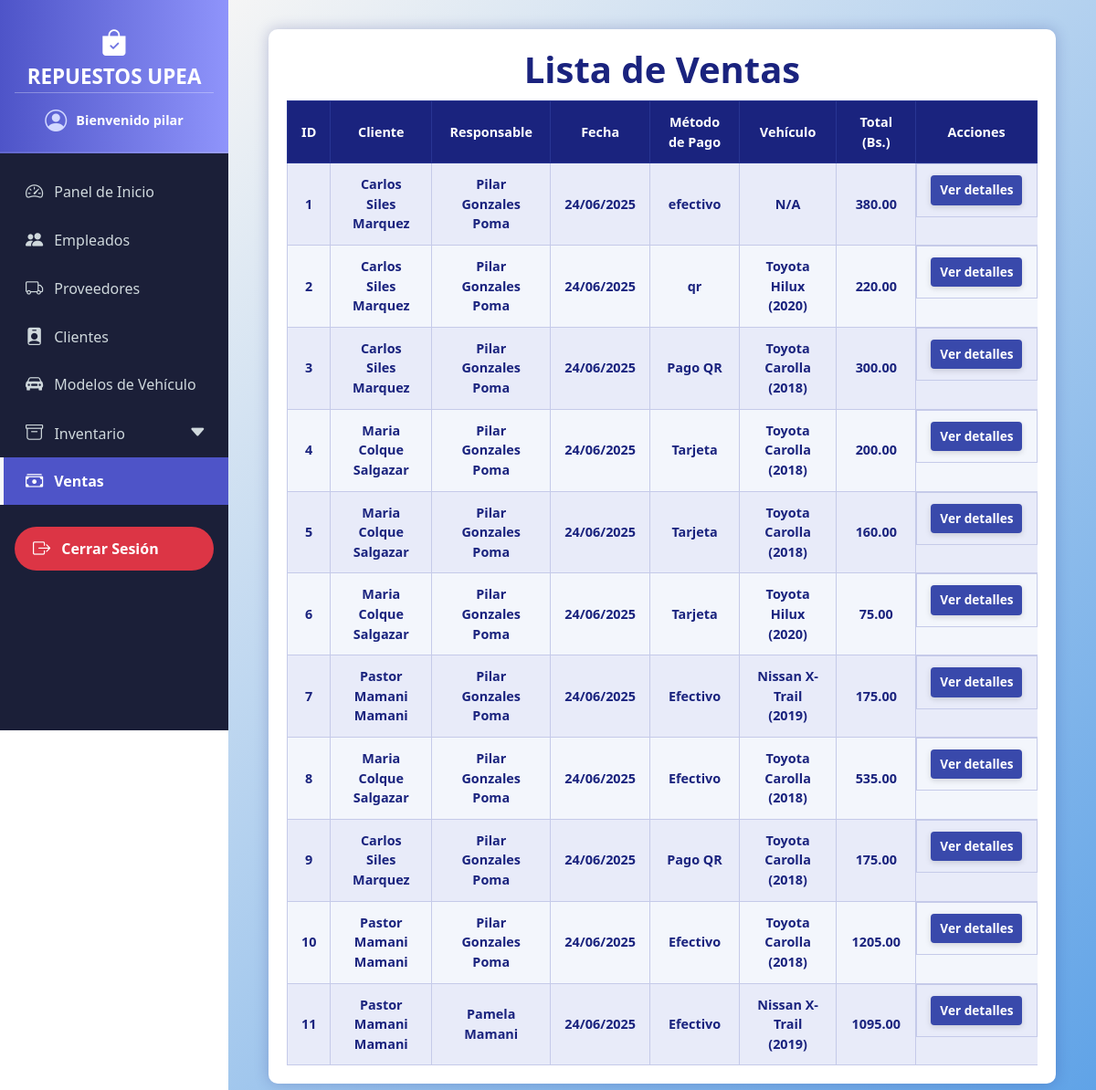
Before: /ventas/ (signed in) with the older database file.
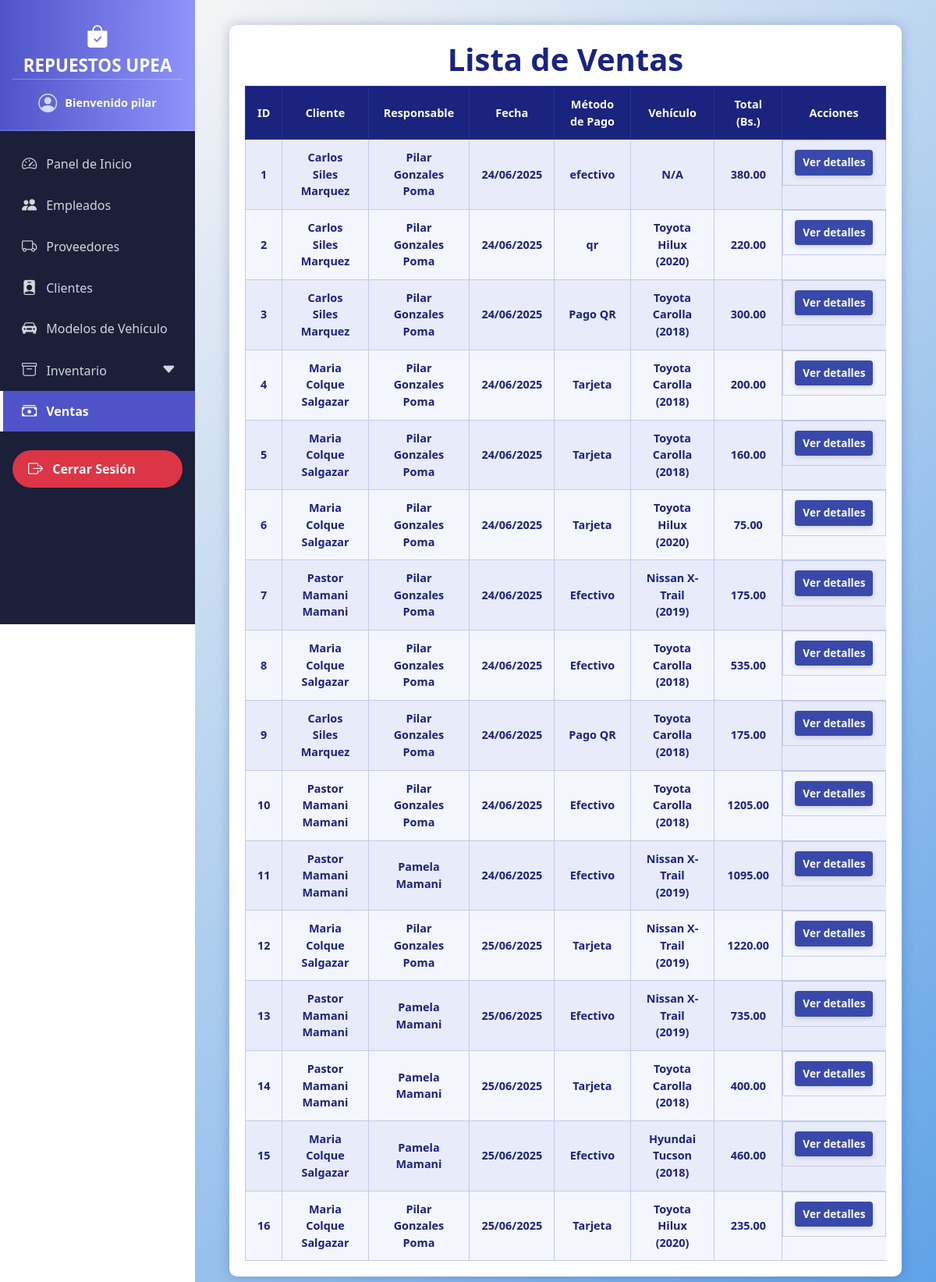
After: the same page with the newer database file.
### models/venta_model.py (models this page shows, shortened)
class Venta(db.Model):
    __tablename__ = "ventas"
    id = db.Column(db.Integer, primary_key=True)
    fecha = db.Column(db.DateTime, default=datetime.utcnow, nullable=False)
    cliente_id = db.Column(db.Integer, db.ForeignKey("clientes.id"))
    empleado_id = db.Column(db.Integer, db.ForeignKey("empleados.id"))
    metodo_pago = db.Column(db.String(50), nullable=False)
    modelo_vehiculo_id = db.Column(db.Integer, db.ForeignKey("modelos_vehiculos.id"), nullable=True)
    total = db.Column(db.Float, nullable=False)
    cliente = db.relationship("Cliente", back_populates="ventas")
    empleado = db.relationship("Empleado", back_populates="ventas")
    detalles = db.relationship("DetalleVenta", back_populates="venta", cascade="all, delete-orphan")
    modelo_vehiculo = db.relationship("ModeloVehiculo", back_populates="ventas")
    def delete(self):
        db.session.delete(self)
        db.session.commit()
    @staticmethod
    def get_all():
        return Venta.query.all()

### models/cliente_model.py (models this page shows, shortened)
class Cliente(db.Model):
    __tablename__ = "clientes"
    id = db.Column(db.Integer, primary_key=True)
    nombre = db.Column(db.String(80), nullable=False)
    email = db.Column(db.String(100), nullable=False)
    telefono = db.Column(db.String(20), nullable=False)
    ventas = db.relationship('Venta',back_populates='cliente')

### models/empleado_model.py (models this page shows, shortened)
class Empleado(db.Model):
    __tablename__ = "empleados"
    id = db.Column(db.Integer, primary_key=True)
    nombre = db.Column(db.String(80), nullable=False)
    ci = db.Column(db.String(20), unique=True, nullable=False)
    telefono = db.Column(db.String(20))
    usuario_id = db.Column(db.Integer, db.ForeignKey('usuarios.id'))
    usuario = db.relationship("Usuario", back_populates="empleado")
    ventas = db.relationship("Venta", back_populates="empleado")

### models/modelo_vehiculo_model.py (models this page shows, shortened)
class ModeloVehiculo(db.Model):
    __tablename__ = "modelos_vehiculos"
    id = db.Column(db.Integer, primary_key=True)
    marca = db.Column(db.String(50), nullable=False)
    modelo = db.Column(db.String(50), nullable=False)
    anio = db.Column(db.Integer, nullable=False)
    ventas = db.relationship("Venta", back_populates="modelo_vehiculo")

### controllers/venta_controller.py (the view)
@venta_bp.route('/')
@login_required
def index():
    ventas = Venta.get_all()
    return render_template('ventas/index.html', ventas=ventas)

### run.py (called while the page is built)
@login_manager.user_loader
def load_user(user_id):
    return Usuario.query.get(int(user_id))  # Devuelve usuario por id o None

@app.context_processor
def inject_active_path():
    def is_active(path):
        return 'active' if request.path == path else ''
    return dict(is_active=is_active)

@app.context_processor
def inject_carrito_count():
    carrito = session.get('carrito', {})
    total = sum(item['cantidad'] for item in carrito.values()) if carrito else 0
    return dict(carrito_count=total)

### templates/ventas/index.html (shortened to what this page needs)
{% extends 'base.html' %}
{% block content %}
<div class="container">
  <h1>Lista de Ventas</h1>
  <div class="table-responsive-wrapper">
    <table>
      <thead>
        <tr>
          <th>ID</th>
          <th>Cliente</th>
          <th>Responsable</th>
          <th>Fecha</th>
          <th>Método de Pago</th>
          <th>Vehículo</th>
          <th>Total (Bs.)</th>
          <th>Acciones</th>
        </tr>
      </thead>
      <tbody>
        {% for venta in ventas %}
        <tr>
          <td>{{ venta.id }}</td>
          <td>{{ venta.cliente.nombre }}</td>
          <td>{{ venta.empleado.nombre }}</td>
          <td>{{ venta.fecha.strftime('%d/%m/%Y') }}</td>
          <td>{{ venta.metodo_pago }}</td>
          <td>
            {% if venta.modelo_vehiculo %}
              {{ venta.modelo_vehiculo.marca }} {{ venta.modelo_vehiculo.modelo }} ({{ venta.modelo_vehiculo.anio }})
            {% else %}
              N/A
            {% endif %}
          </td>
          <td>{{ '%.2f'|format(venta.total) }}</td>
          <td class="actions">
            <a href="{{ url_for('venta.detalle', venta_id=venta.id) }}" class="view">Ver detalles</a>
          </td>
        </tr>
        {% else %}
        <tr>
          <td colspan="8" style="font-style: italic; color: #1a237e;">No hay ventas registradas.</td>
        </tr>
        {% endfor %}
      </tbody>
    </table>
  </div>
</div>
{% endblock %}

Changed rows visible on the page:
added Venta: id "12", cliente.nombre "Maria Colque Salgazar", empleado.nombre "Pilar Gonzales Poma", fecha "25/06/2025", metodo_pago "Tarjeta", modelo_vehiculo.marca "Nissan", modelo_vehiculo.modelo "X-Trail", modelo_vehiculo.anio "2019", total "1220.00"
added Venta: id "13", cliente.nombre "Pastor Mamani Mamani", empleado.nombre "Pamela Mamani", fecha "25/06/2025", metodo_pago "Efectivo", modelo_vehiculo.marca "Nissan", modelo_vehiculo.modelo "X-Trail", modelo_vehiculo.anio "2019", total "735.00"
added Venta: id "14", cliente.nombre "Pastor Mamani Mamani", empleado.nombre "Pamela Mamani", fecha "25/06/2025", metodo_pago "Tarjeta", modelo_vehiculo.marca "Toyota", modelo_vehiculo.modelo "Carolla", modelo_vehiculo.anio "2018", total "400.00"
added Venta: id "15", cliente.nombre "Maria Colque Salgazar", empleado.nombre "Pamela Mamani", fecha "25/06/2025", metodo_pago "Efectivo", modelo_vehiculo.marca "Hyundai", modelo_vehiculo.modelo "Tucson", modelo_vehiculo.anio "2018", total "460.00"
added Venta: id "16", cliente.nombre "Maria Colque Salgazar", empleado.nombre "Pilar Gonzales Poma", fecha "25/06/2025", metodo_pago "Tarjeta", modelo_vehiculo.marca "Toyota", modelo_vehiculo.modelo "Hilux", modelo_vehiculo.anio "2020", total "235.00"
